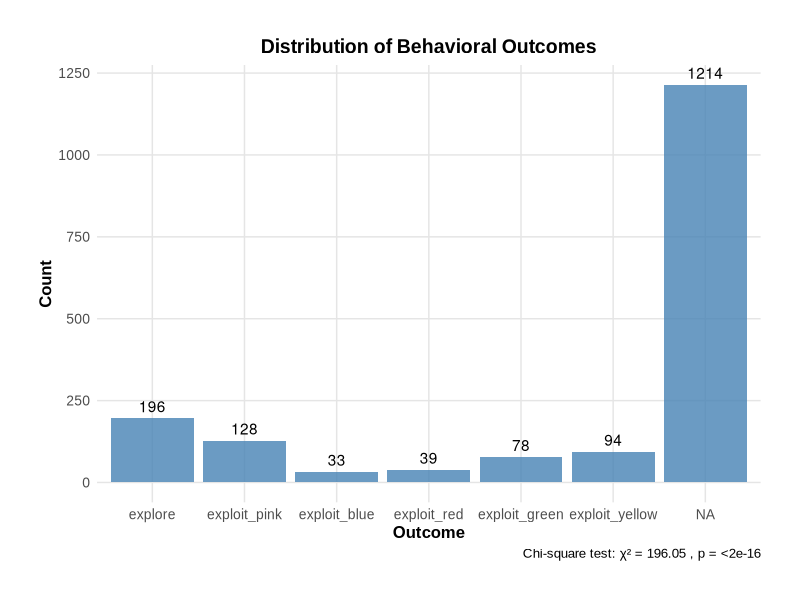
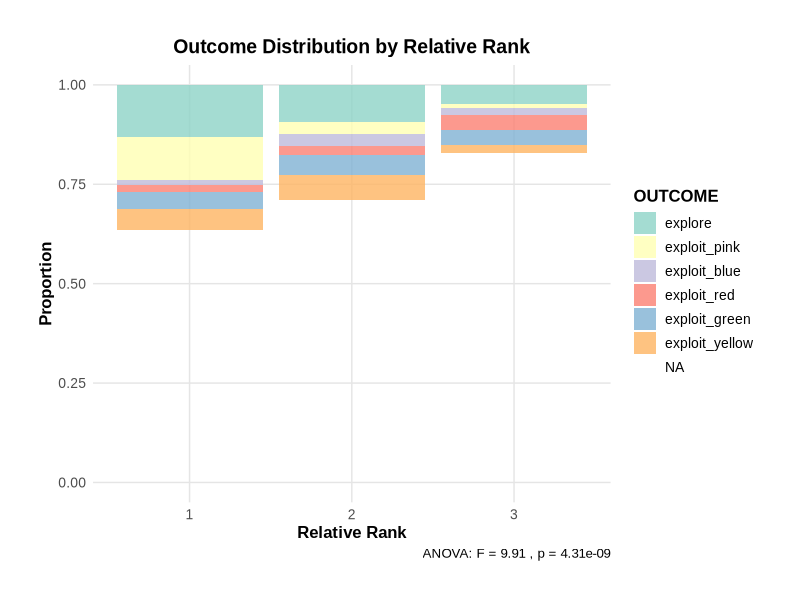
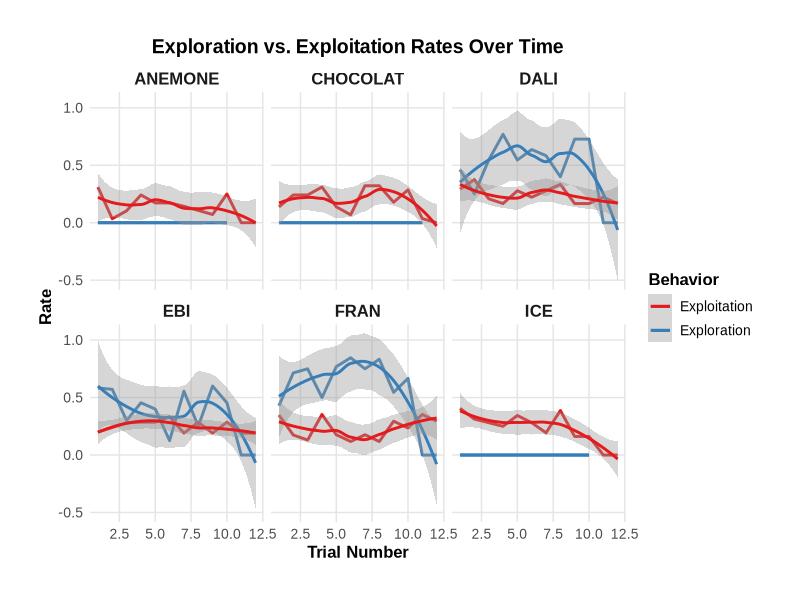
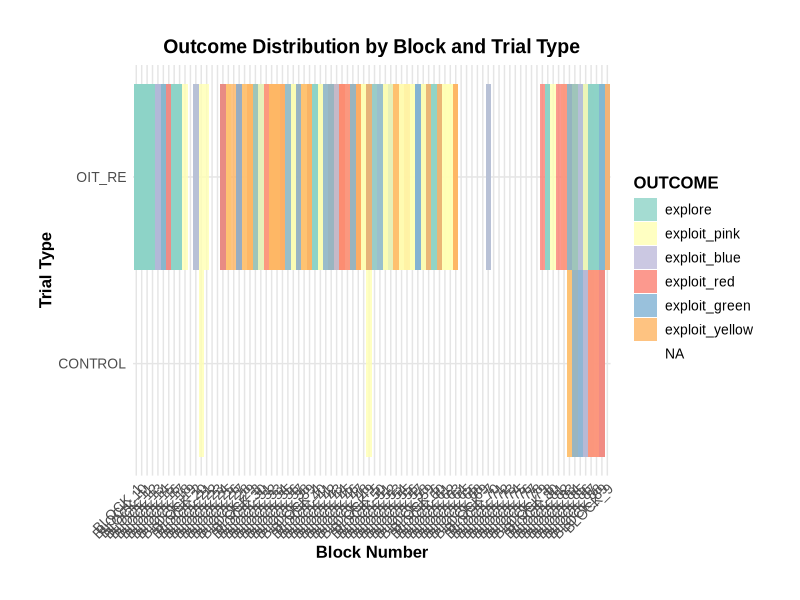

R code for these plots, in order:
# Load required libraries
library(ggplot2)
library(dplyr)
library(stringr)
library(forcats)

# Set theme for publication-quality plots
theme_pub <- function() {
  theme_minimal() +
    theme(
      text = element_text(family = "Arial", size = 12),
      plot.title = element_text(size = 14, face = "bold", hjust = 0.5),
      axis.title = element_text(size = 12, face = "bold"),
      axis.text = element_text(size = 10),
      legend.title = element_text(size = 12, face = "bold"),
      legend.text = element_text(size = 10),
      panel.grid.major = element_line(color = "gray90"),
      panel.grid.minor = element_blank(),
      strip.text = element_text(size = 12, face = "bold"),
      plot.margin = margin(1, 1, 1, 1, "cm")
    )
}

# Read the data
df <- read.csv("Explore Exploit Dataset.csv")

# Data preparation
df <- df %>%
  mutate(OUTCOME = factor(OUTCOME, 
                         levels = c("explore", "exploit_pink", "exploit_blue", 
                                  "exploit_red", "exploit_green", "exploit_yellow")),
         monkey = factor(monkey),
         BLOCK_No = factor(BLOCK_No),
         TRIAL_TYPE = factor(TRIAL_TYPE))

# Create unique trial identifier
df$trial_id <- paste(df$monkey, df$BLOCK_No, df$TRIAL_NUM, sep = "_")

# Statistical Analysis
# 1. Chi-square test for outcome distribution
outcome_counts <- table(df$OUTCOME)
chi_square_test <- chisq.test(outcome_counts)

# 2. ANOVA for relative rank differences between outcomes
rank_anova <- aov(RELATIVE_RANK ~ OUTCOME, data = df)
rank_anova_summary <- summary(rank_anova)
tukey_test <- TukeyHSD(rank_anova)

# 3. Time series analysis
time_series_stats <- df %>%
  group_by(monkey, TRIAL_NUM) %>%
  summarise(
    explore_rate = mean(OUTCOME == "explore", na.rm = TRUE),
    exploit_rate = mean(OUTCOME != "explore" & !is.na(OUTCOME), na.rm = TRUE),
    .groups = "drop"
  )

# Create enhanced visualizations

# 1. Distribution of outcomes with statistical significance
p1 <- ggplot(df, aes(x = OUTCOME)) +
  geom_bar(fill = "steelblue", alpha = 0.8) +
  geom_text(stat = "count", aes(label = ..count..), vjust = -0.5) +
  theme_pub() +
  labs(title = "Distribution of Behavioral Outcomes",
       x = "Outcome",
       y = "Count",
       caption = paste("Chi-square test: χ² =", round(chi_square_test$statistic, 2),
                      ", p =", format.pval(chi_square_test$p.value, digits = 3)))

# 2. Outcomes by relative rank with statistical significance
p2 <- ggplot(df, aes(x = RELATIVE_RANK, fill = OUTCOME)) +
  geom_bar(position = "fill", alpha = 0.8) +
  theme_pub() +
  labs(title = "Outcome Distribution by Relative Rank",
       x = "Relative Rank",
       y = "Proportion",
       caption = paste("ANOVA: F =", round(rank_anova_summary[[1]]$F[1], 2),
                      ", p =", format.pval(rank_anova_summary[[1]]$`Pr(>F)`[1], digits = 3))) +
  scale_fill_brewer(palette = "Set3")

# 3. Time series of outcomes with trend lines
p3 <- ggplot(time_series_stats, aes(x = TRIAL_NUM)) +
  geom_line(aes(y = explore_rate, color = "Exploration"), size = 1) +
  geom_line(aes(y = exploit_rate, color = "Exploitation"), size = 1) +
  geom_smooth(aes(y = explore_rate, color = "Exploration"), method = "loess", se = TRUE) +
  geom_smooth(aes(y = exploit_rate, color = "Exploitation"), method = "loess", se = TRUE) +
  facet_wrap(~monkey) +
  theme_pub() +
  labs(title = "Exploration vs. Exploitation Rates Over Time",
       x = "Trial Number",
       y = "Rate",
       color = "Behavior") +
  scale_color_brewer(palette = "Set1")

# 4. Heatmap of outcomes by block and trial type
p4 <- ggplot(df, aes(x = BLOCK_No, y = TRIAL_TYPE, fill = OUTCOME)) +
  geom_tile(alpha = 0.8) +
  theme_pub() +
  labs(title = "Outcome Distribution by Block and Trial Type",
       x = "Block Number",
       y = "Trial Type") +
  scale_fill_brewer(palette = "Set3") +
  theme(axis.text.x = element_text(angle = 45, hjust = 1))

# Save plots with high resolution
ggsave("outcome_distribution.png", p1, width = 10, height = 6, dpi = 300)
ggsave("outcome_by_rank.png", p2, width = 10, height = 6, dpi = 300)
ggsave("outcome_time_series.png", p3, width = 12, height = 8, dpi = 300)
ggsave("outcome_heatmap.png", p4, width = 10, height = 6, dpi = 300)

# Save statistical results
sink("statistical_results.txt")
cat("Chi-square Test Results:\n")
print(chi_square_test)
cat("\nANOVA Results for Relative Rank:\n")
print(rank_anova_summary)
cat("\nTukey's HSD Test Results:\n")
print(tukey_test)
sink()

# Calculate and save summary statistics
summary_stats <- df %>%
  group_by(OUTCOME) %>%
  summarise(
    mean_rank = mean(RELATIVE_RANK, na.rm = TRUE),
    sd_rank = sd(RELATIVE_RANK, na.rm = TRUE),
    count = n(),
    .groups = "drop"
  )

write.csv(summary_stats, "summary_statistics.csv", row.names = FALSE) 
